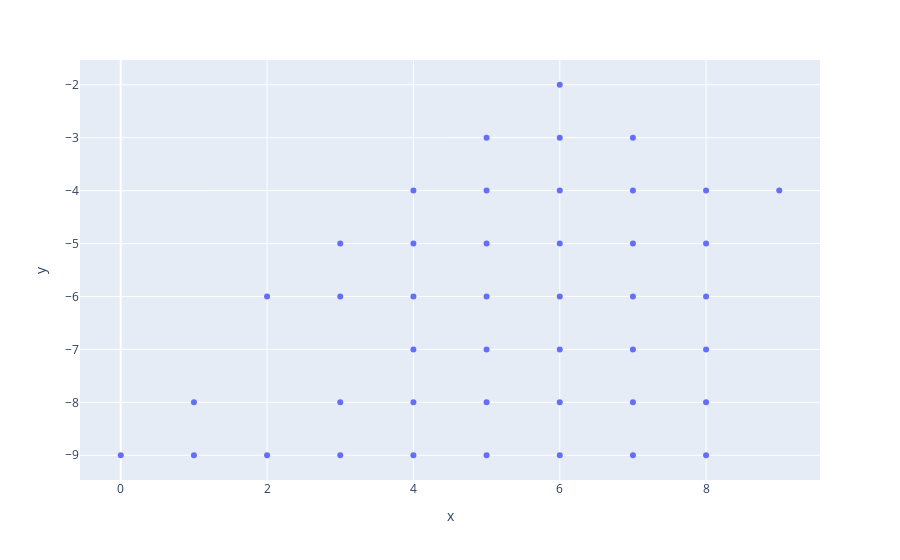

The notebook cell this image was saved under:
### Code cell
px.scatter(
    x=test_cave.walls()[0], 
    y=-test_cave.walls()[1]
)

### Figure 1 — Plotly figure (JSON) as saved in the notebook; plotly's stock layout.template omitted (floating-point values rounded to 4 significant figures)
{"data": [{"hovertemplate": "x=%{x}<br>y=%{y}<extra></extra>", "legendgroup": "", "marker": {"color": "#636efa", "symbol": "circle"}, "mode": "markers", "name": "", "orientation": "v", "showlegend": false, "type": "scatter", "x": [6, 5, 6, 7, 4, 5, 6, 7, 8, 9, 3, 4, 5, 6, 7, 8, 2, 3, 4, 5, 6, 7, 8, 4, 5, 6, 7, 8, 1, 3, 4, 5, 6, 7, 8, 0, 1, 2, 3, 4, 5, 6, 7, 8], "xaxis": "x", "y": [-2, -3, -3, -3, -4, -4, -4, -4, -4, -4, -5, -5, -5, -5, -5, -5, -6, -6, -6, -6, -6, -6, -6, -7, -7, -7, -7, -7, -8, -8, -8, -8, -8, -8, -8, -9, -9, -9, -9, -9, -9, -9, -9, -9], "yaxis": "y"}], "layout": {"legend": {"tracegroupgap": 0}, "margin": {"t": 60}, "xaxis": {"anchor": "y", "domain": [0, 1], "title": {"text": "x"}}, "yaxis": {"anchor": "x", "domain": [0, 1], "title": {"text": "y"}}}}
